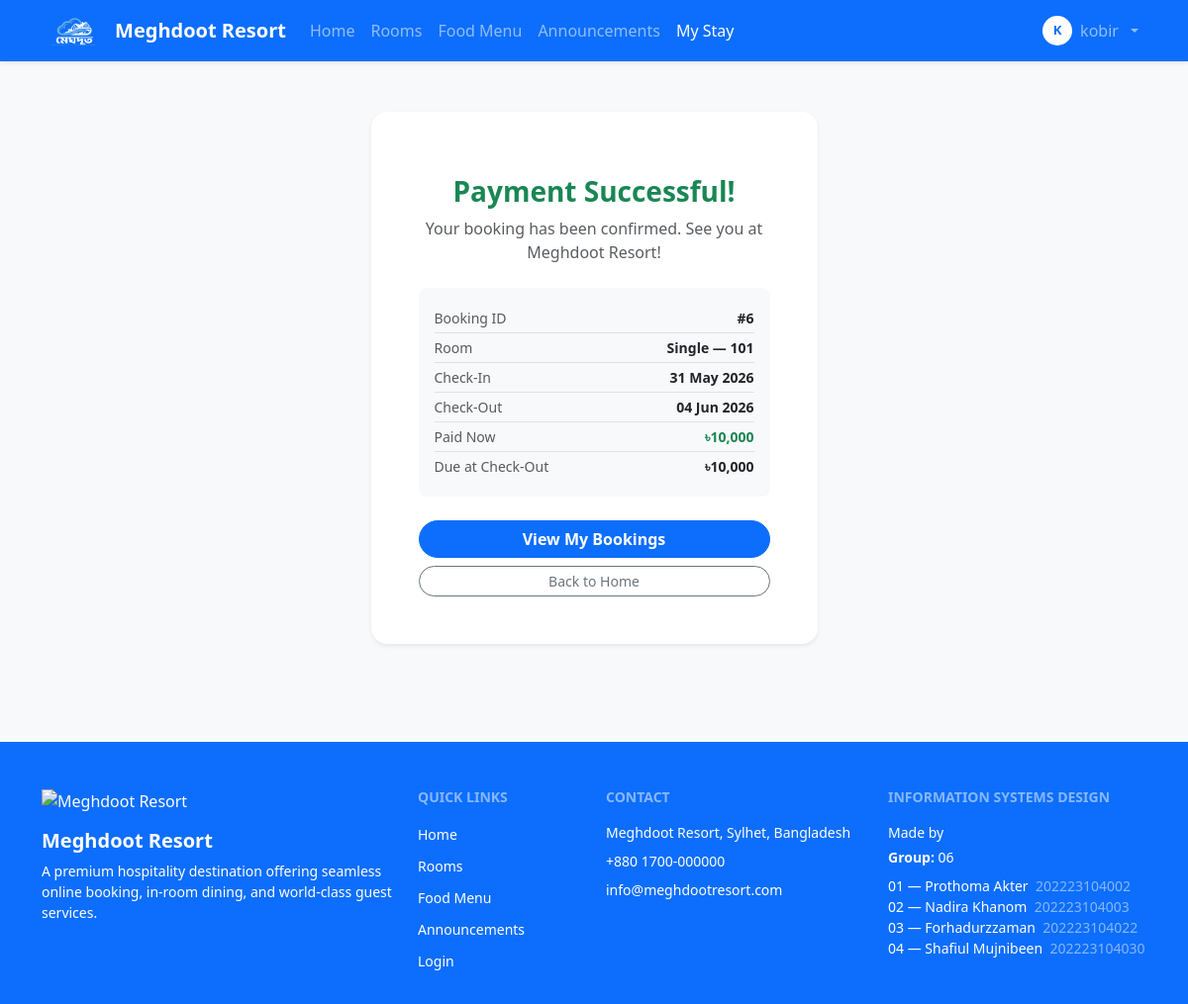
/user/payment_success.php?booking_id=6 (signed in), run on the app's committed database.
### tables this page shows
CREATE TABLE `booking` (
  `booking_id` int(11) NOT NULL,
  `guest_id` int(11) NOT NULL,
  `room_id` int(11) NOT NULL,
  `check_in` date NOT NULL,
  `check_out` date NOT NULL,
  `status` enum('Pending','Confirmed','Checked-In','Checked-Out','Cancelled') NOT NULL DEFAULT 'Pending',
  `transaction_id` varchar(100) DEFAULT NULL,
  `pay_amount` decimal(10,2) NOT NULL DEFAULT 0.00,
  `due_amount` decimal(10,2) NOT NULL DEFAULT 0.00,
  `payment_status` enum('paid','unpaid','partial') NOT NULL DEFAULT 'unpaid',
  `refund_status` enum('none','requested','approved','rejected') NOT NULL DEFAULT 'none',
  `refund_percent` tinyint(3) UNSIGNED NOT NULL DEFAULT 0,
  `booked_at` timestamp NOT NULL DEFAULT current_timestamp(),
  `updated_at` timestamp NOT NULL DEFAULT current_timestamp() ON UPDATE current_timestamp()
);

CREATE TABLE `room` (
  `room_id` int(11) NOT NULL,
  `room_number` varchar(10) NOT NULL,
  `type` enum('Single','Double','Deluxe','Suite') NOT NULL,
  `price_per_night` decimal(10,2) NOT NULL DEFAULT 0.00,
  `status` enum('Available','Booked','Under Maintenance') NOT NULL DEFAULT 'Available',
  `description` text DEFAULT NULL,
  `image` varchar(255) DEFAULT NULL,
  `floor` int(11) DEFAULT 1,
  `capacity` int(11) DEFAULT 1,
  `created_at` timestamp NOT NULL DEFAULT current_timestamp()
);

### user/payment_success.php (the view, shortened to what this page needs)
<?php
include '../db.php';
$booking_id = (int)($_GET['booking_id'] ?? 0);
$stmt = $conn->prepare("
    SELECT b.*, r.room_number, r.type
    FROM booking b
    JOIN room r ON b.room_id = r.room_id
    WHERE b.booking_id = ? AND b.guest_id = ?
");
$stmt->bind_param("ii", $booking_id, $_SESSION['user_id']);
$stmt->execute();
$result = $stmt->get_result();
$booking = $result->fetch_assoc();
?>
<!DOCTYPE html>
<html lang="en">
<head>
    <link rel="stylesheet" href="../bootstrap-5.3.8-dist/css/bootstrap.min.css"
        onerror="this.onerror=null;this.href='https://cdn.jsdelivr.net/npm/bootstrap@5.3.8/dist/css/bootstrap.min.css'">
</head>
<body class="bg-light">
    <?php include '../navbar.php'; ?>
    <section class="d-flex align-items-center justify-content-center" style="min-height: 80vh;">
        <div class="container">
            <div class="row justify-content-center">
                <div class="col-md-6 col-lg-5">
                    <div class="card border-0 shadow-sm rounded-4 p-5 text-center">
                        <h3 class="fw-bold text-success mb-2">Payment Successful!</h3>
                        <p class="text-muted mb-4">Your booking has been confirmed. See you at Meghdoot Resort!</p>
                        <?php if ($booking): ?>
                            <ul class="list-unstyled small text-start bg-light rounded-3 p-3 mb-4">
                                <li class="d-flex justify-content-between py-1 border-bottom">
                                    <span class="text-muted">Booking ID</span>
                                    <span class="fw-semibold">#<?php echo $booking['booking_id']; ?></span>
                                </li>
                                <li class="d-flex justify-content-between py-1 border-bottom">
                                    <span class="text-muted">Room</span>
                                    <span class="fw-semibold">
                                        <?php echo htmlspecialchars($booking['type']); ?>
                                        — <?php echo htmlspecialchars($booking['room_number']); ?>
                                    </span>
                                </li>
                                <li class="d-flex justify-content-between py-1 border-bottom">
                                    <span class="text-muted">Check-In</span>
                                    <span class="fw-semibold"><?php echo date('d M Y', strtotime($booking['check_in'])); ?></span>
                                </li>
                                <li class="d-flex justify-content-between py-1 border-bottom">
                                    <span class="text-muted">Check-Out</span>
                                    <span class="fw-semibold"><?php echo date('d M Y', strtotime($booking['check_out'])); ?></span>
                                </li>
                                <li class="d-flex justify-content-between py-1 border-bottom">
                                    <span class="text-muted">Paid Now</span>
                                    <span class="fw-bold text-success">৳<?php echo number_format($booking['pay_amount']); ?></span>
                                </li>
                                <li class="d-flex justify-content-between py-1">
                                    <span class="text-muted">Due at Check-Out</span>
                                    <span class="fw-semibold">৳<?php echo number_format($booking['due_amount']); ?></span>
                                </li>
                            </ul>
                        <?php endif; ?>
                        <div class="d-grid gap-2">
                            <a href="my_stay.php?tab=bookings" class="btn btn-primary rounded-pill fw-semibold">
                                View My Bookings
                            </a>
                            <a href="../index.php" class="btn btn-outline-secondary rounded-pill btn-sm">
                                Back to Home
                            </a>
                        </div>
                    </div>
                </div>
            </div>
        </div>
    </section>
    <?php include '../footer.php'; ?>
</body>
</html>

### data on the page
booking: booking_id "6", room.type "Single", room.room_number "101", check_in "31 May 2026", check_out "04 Jun 2026", pay_amount "10,000", due_amount "10,000"

### other printed values
mb_substr($_SESSION['name'], 0, 1) "K"
$_SESSION['name'] "kobir"
